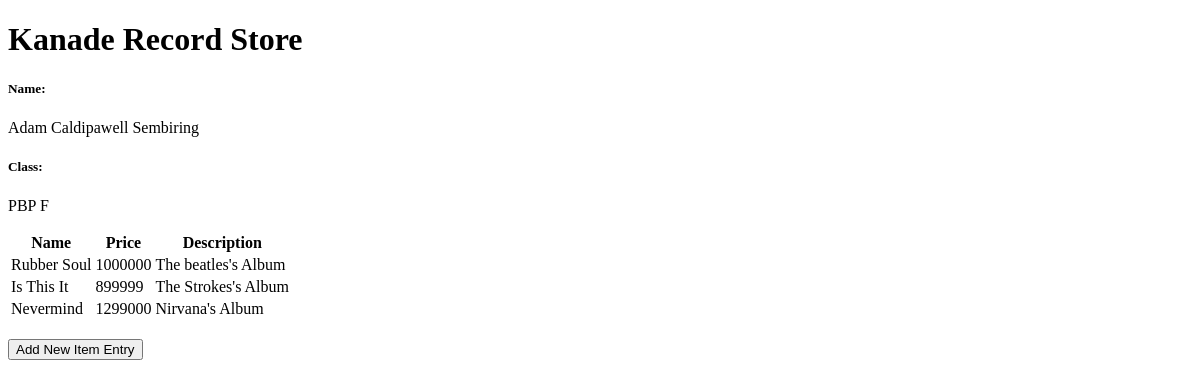
Before: / with the older database file.
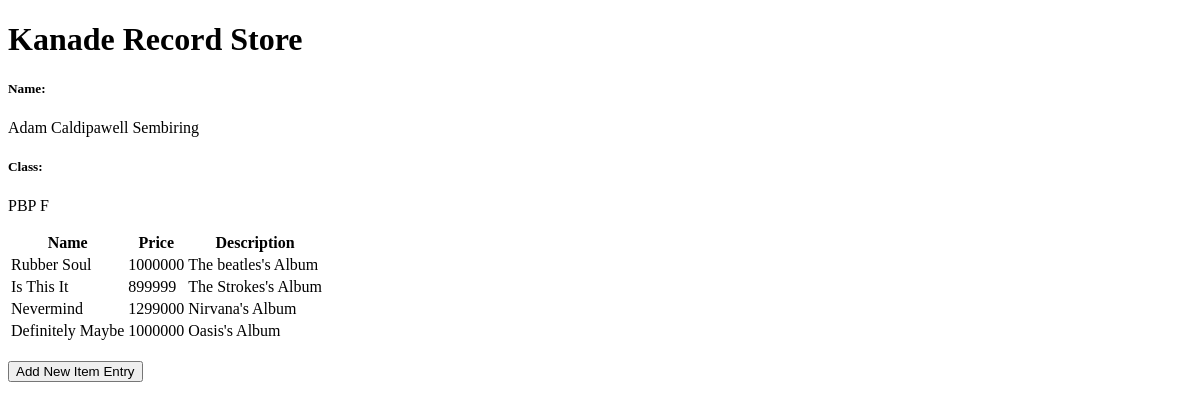
After: the same page with the newer database file.
### main/models.py (models this page shows)
class Item(models.Model):
    id = models.UUIDField(primary_key=True, default=uuid.uuid4, editable=False)
    name = models.CharField(max_length=255)
    price = models.IntegerField(default=0)
    description = models.TextField(default="")

### main/views.py (the view)
# urls.py: path('', show_main, name='show_main'),
def show_main(request):
    items = Item.objects.all()
    context = {
        'name' : 'Adam Caldipawell Sembiring',
        'class' : 'PBP F',
        'items' : items,
    }
    return render(request, "main.html", context)

### main/templates/main.html (shortened to what this page needs)
{% extends 'base.html' %}
{% block content %}
<h1>Kanade Record Store</h1>
<h5>Name:</h5>
<p>{{ name }}</p>
<h5>Class:</h5>
<p>{{ class }}</p>
{% if not items %}
<p>Belum ada data item pada Kanade Record Store.</p>
{% else %}
<table>
  <tr>
    <th>Name</th>
    <th>Price</th>
    <th>Description</th>
  </tr>
  {% for item in items %}
  <tr>
    <td>{{item.name}}</td>
    <td>{{item.price}}</td>
    <td>{{item.description}}</td>
  </tr>
  {% endfor %}
</table>
{% endif %}
<br />
<a href="{% url 'main:create_item_entry' %}">
  <button>Add New Item Entry</button>
</a>
{% endblock content %}

Changed rows visible on the page:
added Item: name "Definitely Maybe", price "1000000", description "Oasis's Album"
